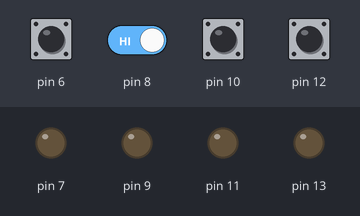
Recording of a sketch running on a simulated Arduino Uno, built with avr-gcc and run on an emulated ATmega328P. Shown: output pins drawn as LEDs (lit = HIGH). Dashed ring = blinking. The test bench sets the inputs (shaded band); at power-on: pin 6, pin 8, pin 10, pin 12 HIGH.

Above: at 1.2 s.
1.3 s: pin 12 pulled LOW for 0.15 s
At 1.37 s:
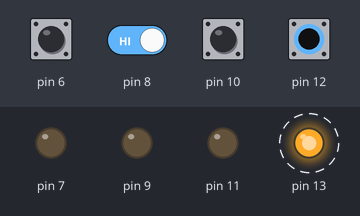
4.3 s: pin 6 pulled LOW for 0.15 s
At 5.2 s:
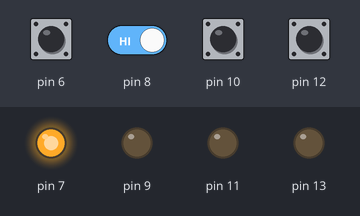
5.9 s: pin 6 driven LOW and pin 8 driven LOW
8.9 s: pin 10 pulled LOW for 1 s
At 10.2 s:
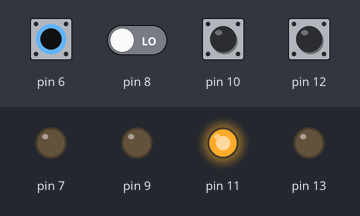
12.9 s: pin 6 driven HIGH
At 14.5 s:
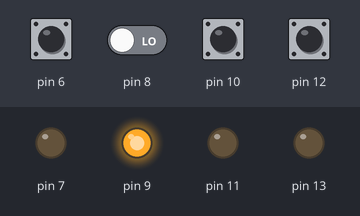
14.8 s: pin 12 pulled LOW for 1 s
At 15.37 s:
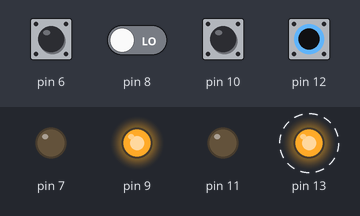
Timing chart, 0 to 18.8 s (numbered marks = the images above; inputs shaded):
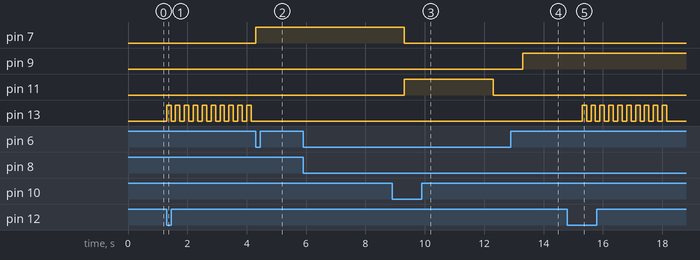

The sketch:

main.ino
```cpp
#include "LED.h"
#include "SWITCH.h"

// Creazione di oggetti LED
LED led4(7);
LED led3(9);
LED led2(11);
LED led1(13);

// Creazione di oggetti SWITCH
SWITCH switch4(6);
SWITCH switch3(8);
SWITCH switch2(10);
SWITCH switch1(12);

void setup()
{
  // Inizializzazione degli oggetti già gestita nei costruttori
}

void loop()
{
  if (switch1.press())
  {
    led1.test1();
  }

  if (switch2.press())
  {
    led2.test2();
  }

  if (switch3.press())
  {
    led3.test3();
  }

  if (switch4.press())
  {
    led4.test4();
  }
}
```

LED.cpp
```cpp
#include "LED.h"
#include <Arduino.h>

// Costruttore
LED::LED(int p)
{
  pin = p;
  pinMode(pin, OUTPUT);
  stato = false;
}

// Accendi il LED
void LED::accendi()
{
  digitalWrite(pin, HIGH);
  stato = true;
}

void LED::accendi(int durata)
{
  digitalWrite(pin, HIGH);
  delay(durata);
  digitalWrite(pin, LOW);
  stato = false;
}

// Spegni il LED
void LED::spegni()
{
  digitalWrite(pin, LOW);
  stato = false;
}

// Spegni il LED dopo un determinato periodo di tempo
void LED::spegni(int ritardo)
{
  delay(ritardo);
  spegni();
}

// Inverti lo stato del LED
void LED::inverti()
{
  stato = !stato;
  digitalWrite(pin, stato ? HIGH : LOW);
}

// Fai lampeggiare il LED un certo numero di volte
void LED::inverti(int nLampeggi)
{
  for (int i = 0; i < nLampeggi; i++)
  {
    inverti();
    delay(100);
  }
}

// Fai lampeggiare il LED un certo numero di volte con durata personalizzata
void LED::lampeggio(int numero, int durata)
{
  for (int i = 0; i < numero; i++)
  {
    accendi();
    delay(durata);
    spegni();
    delay(durata);
  }
}

//*************************Metodi test*************************//

void LED::test1()
{
  lampeggio(10, 150);
}

void LED::test2()
{
  accendi(3000);
  spegni();
}

void LED::test3()
{
  delay(1000);
  accendi();
  delay(500);
  spegni();
  inverti();
}

void LED::test4()
{
  for (int i = 0; i < 5; i++)
  {
    accendi();
    delay(1000);
    spegni();
  }
}
```

LED.h
```cpp
/******************************************************************************************
 * @file LED.h
 * @brief libreria led
 *
 * @author <Andrea Spampinato>
 * @version 1.0 30/01/25 Prima versione
 */
#ifndef LED_H
#define LED_H

class LED
{
private:
  int pin;
  bool stato;

public:
  // Costruttore
  LED(int pin);

  // Metodi accensione
  void accendi();
  /**
   * @brief Accendi il LED per un determinato periodo di tempo e poi spegnilo
   * @param Durata tempo in ms
   */
  void accendi(int durata);

  // Metodi spegnimento
  void spegni();
  /**
   * @brief Spegne il led dopo un certo periodo di tempo
   * @param Durata tempo in ms
   */
  void spegni(int ritardo);

  // Metodi inverti
  void inverti();
  /**
   * @brief Inverte lo stato del led un certo numero di volte
   * @param Numero di lampeggi
   */
  void inverti(int nLampeggi);

  // Metodo lampeggio
  /**
   * @brief Fa lampeggiare il led un certo numero di volte con un intervallo
   * @param quante volte far lampeggiare il led
   * @param durata tempo in ms
   */
  void lampeggio(int numero, int durata);

  // Metodi test
  void test1();
  void test2();
  void test3();
  void test4();
};

#endif
```

SWITCH.cpp
```cpp
#include "SWITCH.h"
#include <Arduino.h>

// Costruttore
SWITCH::SWITCH(int pin)
{
  this->pin = pin;
  pinMode(pin, INPUT_PULLUP);
}

// Metodo per verificare la pressione del pulsante
bool SWITCH::press()
{
  return digitalRead(pin) == LOW;
}
```

SWITCH.h
```cpp
/******************************************************************************************
 * @file SWITCH.h
 * @brief libreria switch
 *
 * @author <Andrea Spampinato>
 * @version 1.0 30/01/25 Prima versione
 */
#ifndef SWITCH_H
#define SWITCH_H

class SWITCH
{
private:
  int pin;

public:
  // Costruttore
  SWITCH(int pin);

  /**
   * @brief Verifica la pressione del pulsante
   * @param Numero di lampeggi
   */
  bool press();
};

#endif
```

Measured:
- after the input at 1.3 s, pin 13: alternates HIGH for 0.15 s and LOW for 0.15 s, starting at once
- after the input at 4.3 s, pin 7: LOW → HIGH at once
- after the input at 8.9 s, pin 7: goes on until 9.3 s, then stays LOW; pin 9: stays LOW (without the input it goes to HIGH after 1.4 s); pin 11: LOW → HIGH after 0.40 s, → LOW 3.0 s later
- after the input at 12.9 s, pin 7: stays LOW (without the input it goes to HIGH after 0.90 s)
- after the input at 14.8 s, pin 13: alternates HIGH for 0.15 s and LOW for 0.15 s, 20 changes in all, then stays LOW, starting after 0.50 s
